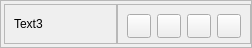
                     <widget class="QFrame" name="frame_36">
                      <property name="geometry">
                       <rect>
                        <x>-10</x>
                        <y>360</y>
                        <width>252</width>
                        <height>48</height>
                       </rect>
                      </property>
                      <property name="maximumSize">
                       <size>
                        <width>16777213</width>
                        <height>48</height>
                       </size>
                      </property>
                      <property name="frameShape">
                       <enum>QFrame::StyledPanel</enum>
                      </property>
                      <property name="frameShadow">
                       <enum>QFrame::Raised</enum>
                      </property>
                      <layout class="QHBoxLayout" name="horizontalLayout_93">
                       <property name="spacing">
                        <number>0</number>
                       </property>
                       <property name="leftMargin">
                        <number>3</number>
                       </property>
                       <property name="topMargin">
                        <number>0</number>
                       </property>
                       <property name="rightMargin">
                        <number>0</number>
                       </property>
                       <property name="bottomMargin">
                        <number>0</number>
                       </property>
                       <item>
                        <widget class="QFrame" name="panelsBackground_57">
                         <property name="maximumSize">
                          <size>
                           <width>16777215</width>
                           <height>40</height>
                          </size>
                         </property>
                         <property name="styleSheet">
                          <string notr="true"/>
                         </property>
                         <property name="frameShape">
                          <enum>QFrame::StyledPanel</enum>
                         </property>
                         <property name="frameShadow">
                          <enum>QFrame::Raised</enum>
                         </property>
                         <layout class="QHBoxLayout" name="horizontalLayout_94">
                          <item>
                           <widget class="QLabel" name="label_52">
                            <property name="maximumSize">
                             <size>
                              <width>16777215</width>
                              <height>40</height>
                             </size>
                            </property>
                            <property name="text">
                             <string>Text3</string>
                            </property>
                           </widget>
                          </item>
                         </layout>
                        </widget>
                       </item>
                       <item>
                        <widget class="QFrame" name="panelsBackground_58">
                         <property name="maximumSize">
                          <size>
                           <width>16777215</width>
                           <height>40</height>
                          </size>
                         </property>
                         <property name="styleSheet">
                          <string notr="true"/>
                         </property>
                         <property name="frameShape">
                          <enum>QFrame::StyledPanel</enum>
                         </property>
                         <property name="frameShadow">
                          <enum>QFrame::Raised</enum>
                         </property>
                         <layout class="QHBoxLayout" name="horizontalLayout_95">
                          <item>
                           <widget class="QPushButton" name="headerThird_textColor1">
                            <property name="minimumSize">
                             <size>
                              <width>24</width>
                              <height>24</height>
                             </size>
                            </property>
                            <property name="maximumSize">
                             <size>
                              <width>24</width>
                              <height>24</height>
                             </size>
                            </property>
                            <property name="text">
                             <string/>
                            </property>
                           </widget>
                          </item>
                          <item>
                           <widget class="QPushButton" name="headerThird_textColor2">
                            <property name="minimumSize">
                             <size>
                              <width>24</width>
                              <height>24</height>
                             </size>
                            </property>
                            <property name="maximumSize">
                             <size>
                              <width>24</width>
                              <height>24</height>
                             </size>
                            </property>
                            <property name="text">
                             <string/>
                            </property>
                           </widget>
                          </item>
                          <item>
                           <widget class="QPushButton" name="headerThird_textColor3">
                            <property name="minimumSize">
                             <size>
                              <width>24</width>
                              <height>24</height>
                             </size>
                            </property>
                            <property name="maximumSize">
                             <size>
                              <width>24</width>
                              <height>24</height>
                             </size>
                            </property>
                            <property name="text">
                             <string/>
                            </property>
                           </widget>
                          </item>
                          <item>
                           <widget class="QPushButton" name="headerThird_textColor4">
                            <property name="minimumSize">
                             <size>
                              <width>24</width>
                              <height>24</height>
                             </size>
                            </property>
                            <property name="maximumSize">
                             <size>
                              <width>24</width>
                              <height>24</height>
                             </size>
                            </property>
                            <property name="text">
                             <string/>
                            </property>
                           </widget>
                          </item>
                         </layout>
                        </widget>
                       </item>
                      </layout>
                     </widget>
